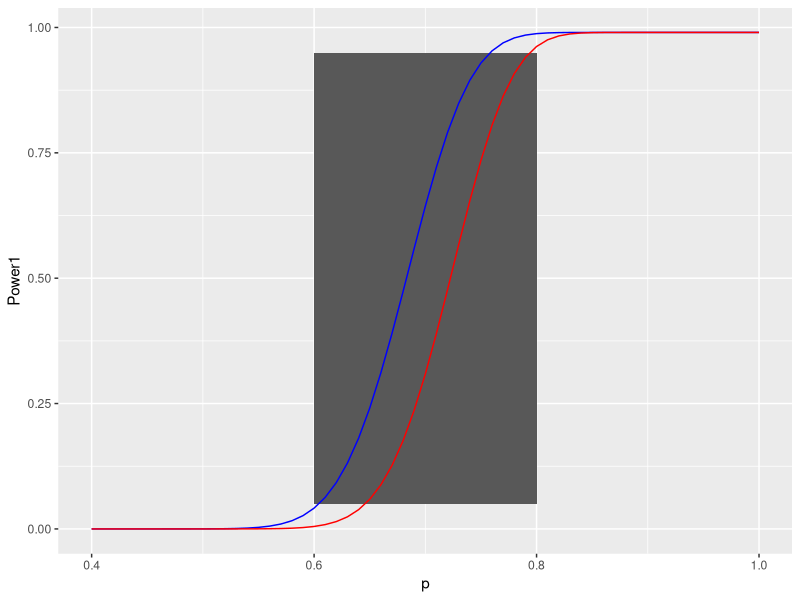

Write the R code that produced this figure.
## ---- chunk 1
library(ggplot2)
## ---- chunk 2
n = 100
m1 = 69
m2=73
p = seq(0.4, 1, 0.01)
Power1=cumsum(dbinom(m1,n,p))
Power2=cumsum(dbinom(m2,n,p))
P=data.frame(p,Power1,Power2)
ggplot(P)+geom_rect(aes(xmin = 0.6, xmax = 0.8, ymin = 0.05, ymax = 0.95), alpha = 0.5)+
  geom_line(aes(p, Power1),color="blue")+geom_line(aes(p, Power2),color="red")
